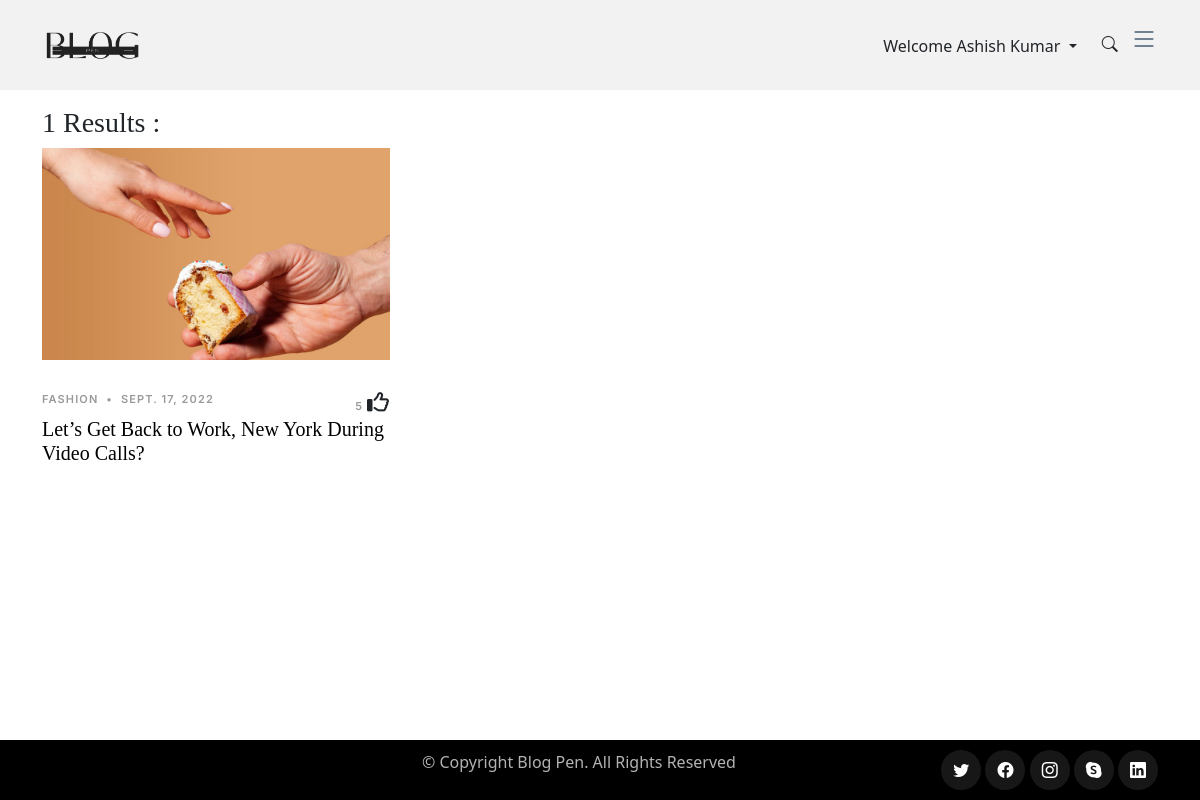
The app's page /category/Fashion (signed in) with its own data.
### blog/models.py (models this page shows, shortened)
class Post(models.Model):
    sno = models.AutoField(primary_key=True)
    title = models.CharField(max_length=200)
    content = models.TextField()
    author = models.ForeignKey(User,on_delete=models.CASCADE)
    category  = models.CharField(
        max_length = 50,
        choices = INT_CHOICES,
        default = 'college'
        )
    likes = models.IntegerField(default=0)
    timestamp = models.DateField(blank=True)
    image = models.ImageField(upload_to="thumbnails/")

### home/views.py (the view)
# urls.py: path("category/<str:slug>",views.category, name="category"),
def category(request,slug):
    if(request.method=='GET'):
        a1 = Post.objects.filter(category=slug)
        p = Paginator(a1,6)
        likes_list = []
        page_number = request.GET.get('page')
        pgs_page = p.get_page(page_number)
        for i in pgs_page:
            try:
                Likes.objects.get(user=request.user.username,post_sno = i.sno)
                likes_list.append(True)
            except Exception as e:
                likes_list.append(False)
        return render(request,'home/search.html',{'posts':zip(likes_list,pgs_page),'page_range':p.page_range, 'number':len(pgs_page)})
    return redirect("home")

### templates/home/search.html (shortened to what this page needs)
{% extends 'home/basic.html' %}
{% block body %}
<link rel="stylesheet" href="https://unpkg.com/aos@next/dist/aos.css" />
<div class="container my-3">
    <h3>{{number}} Results :</h3>
    <section id="posts" class="posts">
        <div class="container" data-aos="fade-up">
              <div class="row g-5">
                  <div class="row">
                  {% for like, post in posts %}
                      <div class="post-entry-1 col-md-4" data-aos="zoom-in">
                          <a href="{% url 'slug' post.sno %}"><img src="http://127.0.0.1:8000/media/{{post.image}}" alt="" class="img-fluid"></a>
                          <div class="post-meta"><span class="date"> {{post.category}}</span> <span class="mx-1">&bullet;</span> <span>{{post.timestamp}}</span>
                              <span style="float: right"> {{post.likes}}
                                  {% if user.is_authenticated %}
                              {% if like %}
                              <a  style="text-align: left"  > <i class="fa fa-2x fa-thumbs-up"></i>  </a>
                              {% else %}
                              <a  style="text-align: left"  href="{% url 'like' post.sno %}"> <i class="fa-regular fa-2x fa-thumbs-up"></i>  </a>
                              {% endif %}
                         {% else %}
                         <a style="text-align: left" href="{% url 'login' %}" > <i class="fa-regular fa-2x fa-thumbs-up"></i>  </a>
                          {% endif %}
                              </span></div>
                          <h2><a href="{% url 'slug' post.sno %}">{{post.title}}
                   During Video Calls?</a></h2>
                  </div>
                  {% endfor %}
            </div>
          </div>
        </div>
      </section>
        {% endblock %}

### templates/home/basic.html (shortened to what this page needs)
<!doctype html>
<html lang="en">
{% load static %}
    <head>
  <link href="https://cdn.jsdelivr.net/npm/bootstrap-avatar@latest/dist/avatar.min.css" rel="stylesheet">
  <link
    rel="stylesheet"
    href="https://cdn.jsdelivr.net/npm/swiper@8/swiper-bundle.min.css"
    />
<link href="{% static 'assets/vendor/bootstrap/css/bootstrap.min.css' %}" rel="stylesheet">
<link href="{% static 'assets/vendor/bootstrap-icons/bootstrap-icons.css' %}" rel="stylesheet">
<link href="{% static 'assets/vendor/bootstrap-icons/bootstrap-icons.css' %}" rel="stylesheet">
<link href="{% static 'assets/vendor/bootstrap-icons/bootstrap-icons.css' %}" rel="stylesheet">
<link href="{% static 'assets/vendor/bootstrap-icons/bootstrap-icons.css' %}" rel="stylesheet">
<link href="{% static 'assets/css/variables.css' %}" rel="stylesheet">
<link href="{% static 'assets/css/main.css' %}" rel="stylesheet">
    </head>
    <body>
          <header id="header" class="header d-flex align-items-center " >
            <div class="container-fluid container-xl d-flex align-items-center justify-content-between">
              <a href="{% url 'home' %}" class="logo d-flex align-items-center">
                <img width="100px"  src="{% static 'logo.png' %}" alt="">
              </a>
              <div class="position-relative">
                {% if user.is_authenticated %}
                    <button type="button" class="btn  dropdown-toggle" data-bs-toggle="dropdown"
                        aria-expanded="false">
                        Welcome {{request.user.first_name}}
                    </button>
                {% else %}
                    <a href="{% url 'login' %}" type="button" class="btn">Login</a>
                    <a href="{% url 'signup' %}"  type="button" class="btn">Sign-up</a>
                {% endif %}
                <a href="#" class="mx-2 js-search-open"><span class="bi-search"></span></a>
                <i class="bi bi-list mobile-nav-toggle"></i>
              </div>
            </div>
          </header>
        {% block body %}{% endblock body %}
        <footer id="footer" class="footer fixed-bottom">
    <div class="footer-legal" style="padding: 10px">
      <div class="container">
        <div class="row justify-content-between">
            <div class="col-md-4 text-center text-md-start  mb-md-0">
              </div>
          <div class="col-md-4 text-center text-md-start  mb-md-0">
            <div class="copyright">
              © Copyright <strong><span>Blog Pen</span></strong>. All Rights Reserved
            </div>
          </div>
          <div class="col-md-4">
            <div class="social-links mb-3 mb-lg-0 text-center text-md-end">
              <a href="#" class="twitter"><i class="bi bi-twitter"></i></a>
              <a href="#" class="facebook"><i class="bi bi-facebook"></i></a>
              <a href="#" class="instagram"><i class="bi bi-instagram"></i></a>
              <a href="#" class="google-plus"><i class="bi bi-skype"></i></a>
              <a href="#" class="linkedin"><i class="bi bi-linkedin"></i></a>
            </div>
          </div>
        </div>
      </div>
    </div>
  </footer>
    </body>
</html>

### static/assets/css/variables.css (style rules this page uses)
:root { --font-default: 'EB Garamond', system-ui, -apple-system, "Segoe UI", Roboto, "Helvetica Neue", Arial, "Noto Sans", "Liberation Sans", sans-serif, "Apple Color Emoji", "Segoe UI Emoji", "Segoe UI Symbol", "Noto Color Emoji"; --font-primary: 'EB Garamond', serif; --font-secondary: 'Inter', sans-serif; --color-default: #212529; --color-default-rgb: 33, 37, 41; --color-links: #212529; --color-links-hover: #15171a; --color-primary: #212529; --color-primary-light: #26282c; --color-primary-dark: #0b0c0e; --color-primary-rgb: 33, 37, 41; --color-primary-light-rgb: 38, 40, 44; --color-primary-dark-rgb: 11, 12, 14; --color-secondary: #596d80; --color-secondary-light: #8498aa; --color-secondary-dark: #404f5c; --color-secondary-rgb: 89, 109, 128; --color-secondary-light-rgb: 132, 152, 170; --color-secondary-dark-rgb: 64, 79, 92; --color-blue: #0d6efd; --color-blue-rgb: 13, 110, 253; --color-indigo: #6610f2; --color-indigo-rgb: 102, 16, 242; --color-purple: #6f42c1; --color-purple-rgb: 111, 66, 193; --color-pink: #f3268c; --color-pink-rgb: 243, 38, 140; --color-red: #df1529; --color-red-rgb: 223, 21, 4; --color-orange: #fd7e14; --color-orange-rgb: 253, 126, 20; --color-yellow: #ffc107; --color-yellow-rgb: 255, 193, 7; --color-green: #059652; --color-green-rgb: 5, 150, 82; --color-teal: #20c997; --color-teal-rgb: 32, 201, 151; --color-cyan: #0dcaf0; --color-cyan-rgb: 13, 202, 240; --color-white: #ffffff; --color-white-rgb: 255, 255, 255; --color-gray: #6c757d; --color-gray-rgb: 108, 117, 125; --color-black: #000000; --color-black-rgb: 0, 0, 0; }
:root { --bs-blue: var(--color-blue); --bs-indigo: var(--color-indigo); --bs-purple: var(--color-purple); --bs-pink: var(--color-pink); --bs-red: var(--color-red); --bs-orange: var(--color-orange); --bs-yellow: var(--color-yellow); --bs-green: var(--color-green); --bs-teal: var(--color-teal); --bs-cyan: var(--color-cyan); --bs-white: var(--color-white); --bs-gray: var(--color-gray); --bs-gray-dark: #343a40; --bs-gray-100: #f8f9fa; --bs-gray-200: #e9ecef; --bs-gray-300: #dee2e6; --bs-gray-400: #ced4da; --bs-gray-500: #adb5bd; --bs-gray-600: #6c757d; --bs-gray-700: #495057; --bs-gray-800: #343a40; --bs-gray-900: #212529; --bs-primary: var(--color-blue); --bs-secondary: var(--color-blue); --bs-success: #198754; --bs-info: #0dcaf0; --bs-warning: #ffc107; --bs-danger: #dc3545; --bs-light: #f8f9fa; --bs-dark: #212529; --bs-primary-rgb: var(--color-primary-rgb); --bs-secondary-rgb: var(--color-secondary-rgb); --bs-success-rgb: 25, 135, 84; --bs-info-rgb: 13, 202, 240; --bs-warning-rgb: 255, 193, 7; --bs-danger-rgb: 220, 53, 69; --bs-light-rgb: 248, 249, 250; --bs-dark-rgb: 33, 37, 41; --bs-white-rgb: var(--color-white-rgb); --bs-black-rgb: var(--color-black-rgb); --bs-body-color-rgb: var(--color-default-rgb); --bs-body-bg-rgb: 255, 255, 255; --bs-font-sans-serif: var(--font-default); --bs-font-monospace: SFMono-Regular, Menlo, Monaco, Consolas, "Liberation Mono", "Courier New", monospace; --bs-gradient: linear-gradient(180deg, rgba(255, 255, 255, 0.15), rgba(255, 255, 255, 0)); --bs-body-font-family: var(--font-default); --bs-body-font-size: 1rem; --bs-body-font-weight: 400; --bs-body-line-height: 1.5; --bs-body-color: var(--color-default); --bs-body-bg: #fff; }

### records on screen
Post: image (picture), category "FASHION", timestamp "SEPT. 17, 2022", likes "5", title "Let’s Get Back to Work, New York"

### other values on screen
{{ request.user.first_name }} "Ashish Kumar"
{{ number }} "1"
